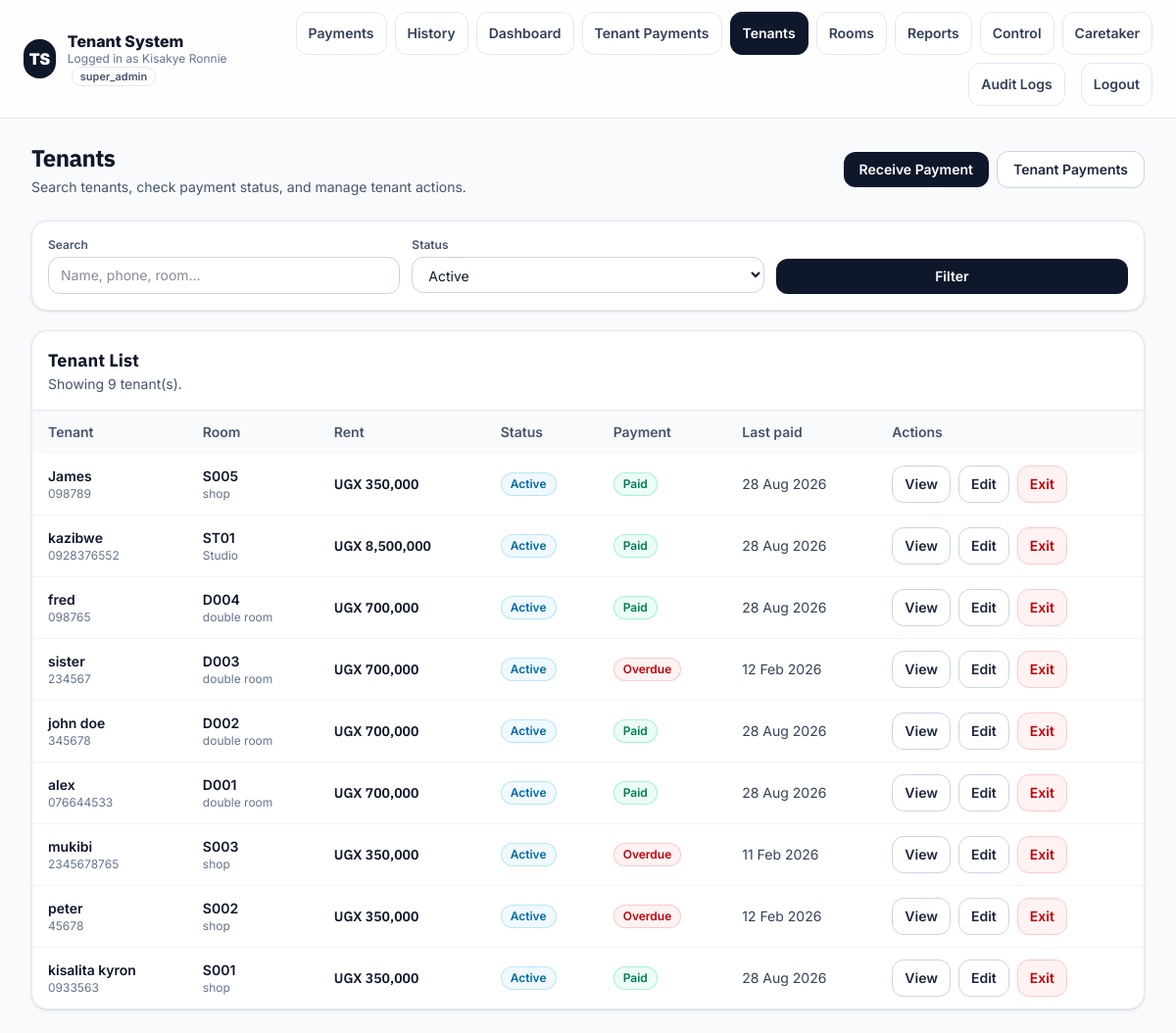
The app's page /public/tenants.php (signed in), older data.
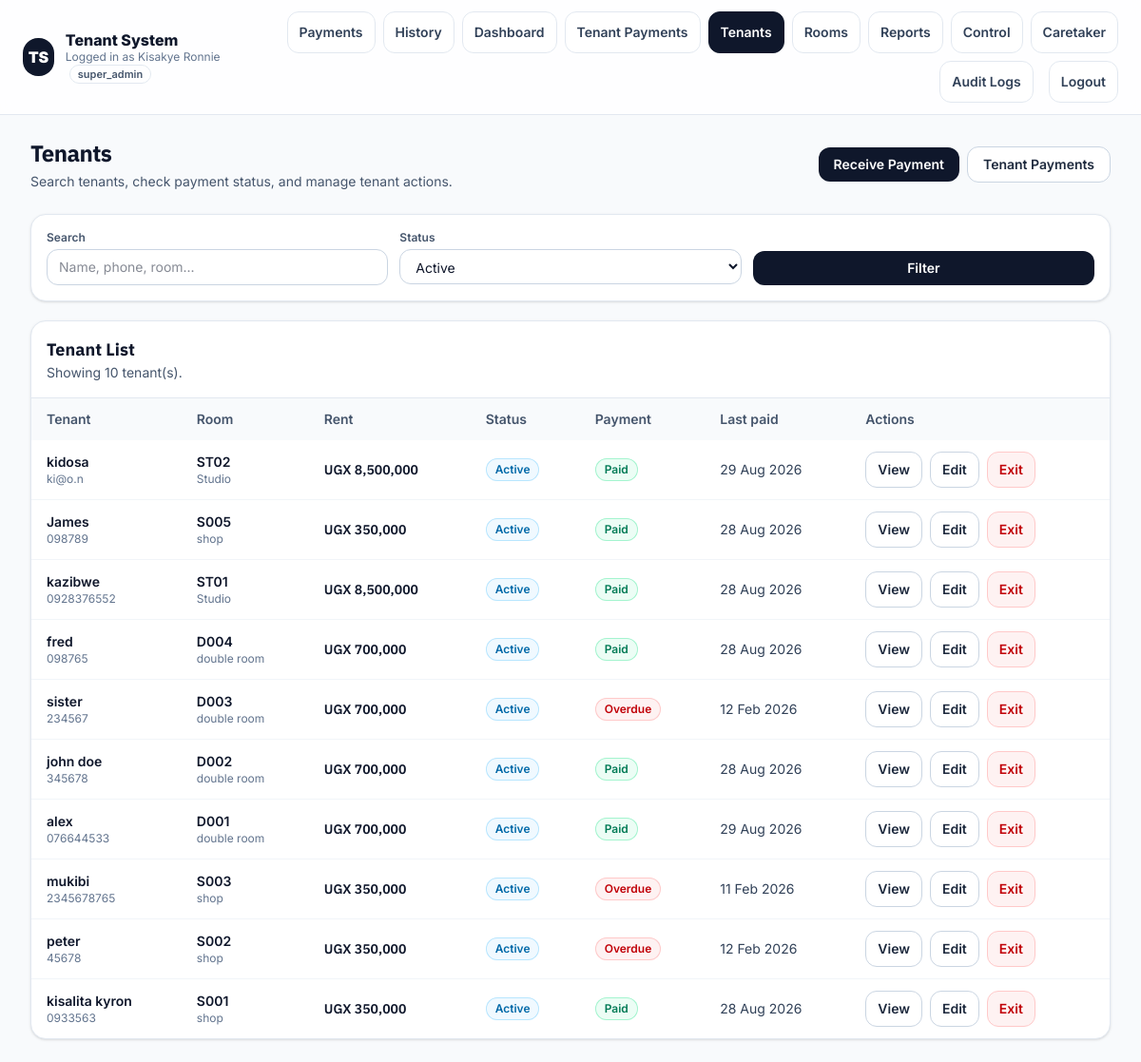
The same page, newer data.
### tables this page shows
CREATE TABLE "tenants" (
    id INTEGER PRIMARY KEY AUTOINCREMENT,

    admin_id INTEGER NOT NULL,
    room_id INTEGER,

    full_name TEXT NOT NULL,
    phone TEXT,
    email TEXT,

    move_in_date DATE,
    exit_date DATE,

    status TEXT DEFAULT 'active',

    rent_due_date DATE,
    rent_due_day INTEGER,
    monthly_rent REAL,

    created_at DATETIME,
    updated_at DATETIME
);

### core/helpers.php (called while the page is built, shortened)
<?php
if (!function_exists('e')) {
    function e($v): string
    {
        return htmlspecialchars((string)($v ?? ''), ENT_QUOTES | ENT_SUBSTITUTE, 'UTF-8');
    }
}
?>

### public/tenants.php (the view, shortened to what the changed rows need)
<?php
require_once __DIR__ . '/../core/bootstrap.php';
$admin_id = (int) $_SESSION['admin_id'];
$status  = (string)($_GET['status'] ?? 'active');
function money($v): string { return number_format((float)$v, 0); }
function paymentStatus(array $t): string
{
    if ((float)$t['paid_this_month'] >= (float)$t['effective_rent']) {
        return 'Paid';
    }
    $day = (int)date('d');
    return $day > 5 ? 'Overdue' : 'Due';
}
function chip(string $label, string $tone): string
{
    $map = [
        'slate' => 'bg-slate-100 text-slate-700 ring-slate-200',
        'green' => 'bg-emerald-50 text-emerald-700 ring-emerald-200',
        'amber' => 'bg-amber-50 text-amber-700 ring-amber-200',
        'red'   => 'bg-red-50 text-red-700 ring-red-200',
        'blue'  => 'bg-sky-50 text-sky-700 ring-sky-200',
    ];
    $cls = $map[$tone] ?? $map['slate'];
    return '<span class="inline-flex items-center rounded-full px-2.5 py-1 text-xs font-semibold ring-1 ring-inset '.$cls.'">'.e($label).'</span>';
}
$sql = "
SELECT
    t.id AS tenant_id,
    t.full_name,
    t.phone,
    t.status AS tenant_status,
    t.created_at,
    r.room_number,
    r.monthly_rent AS room_rent_override,
    rt.name AS room_type,
    COALESCE(r.monthly_rent, rt.default_monthly_rent) AS effective_rent,
    MAX(p.payment_date) AS last_payment_date,
    COALESCE(SUM(
        CASE
            WHEN strftime('%Y-%m', p.payment_date) = strftime('%Y-%m', 'now')
            THEN p.amount
            ELSE 0
        END
    ), 0) AS paid_this_month
FROM tenants t
JOIN rooms r ON r.id = t.room_id
JOIN room_types rt ON rt.id = r.room_type_id
LEFT JOIN payments p ON p.tenant_id = t.id
WHERE t.admin_id = :admin_id
";
$params = ['admin_id' => $admin_id];
if ($status !== 'all' && in_array($status, ['active','exited'], true)) {
    $sql .= " AND t.status = :status ";
    $params['status'] = $status;
}
$sql .= "
GROUP BY t.id
ORDER BY t.created_at DESC
";
$stmt = $pdo->prepare($sql);
$stmt->execute($params);
$tenants = $stmt->fetchAll(PDO::FETCH_ASSOC) ?: [];
function lastPaidLabel(?string $date): string
{
    $ts = strtotime($date);
    return date('d M Y', $ts);
}
?>
<!doctype html>
<html lang="en">
<head>
  <link rel="stylesheet" href="assets/css/tailwind.css">
</head>
<body class="min-h-screen bg-slate-50 text-slate-900">
  <main class="mx-auto max-w-7xl px-4 sm:px-6 lg:px-8 py-6">
    <div class="mb-6 flex flex-col gap-3 sm:flex-row sm:items-center sm:justify-between">
      <div>
        <h1 class="text-2xl font-bold tracking-tight font-alt">Tenants</h1>
      </div>
    </div>
    <div class="rounded-2xl border border-slate-200 bg-white shadow-sm overflow-hidden">
      <div class="px-4 py-4 border-b border-slate-200 flex items-center justify-between">
        <div>
          <h2 class="text-lg font-bold font-alt">Tenant List</h2>
          <p class="text-sm text-slate-600">
            Showing <?= (int)count($tenants) ?> tenant(s).
          </p>
        </div>
      </div>
      <div class="overflow-x-auto">
        <table class="min-w-full text-sm">
          <thead class="bg-slate-50 text-slate-600">
            <tr>
              <th class="px-4 py-3 text-left font-semibold">Tenant</th>
              <th class="px-4 py-3 text-left font-semibold">Room</th>
              <th class="px-4 py-3 text-left font-semibold">Rent</th>
              <th class="px-4 py-3 text-left font-semibold">Status</th>
              <th class="px-4 py-3 text-left font-semibold">Payment</th>
              <th class="px-4 py-3 text-left font-semibold">Last paid</th>
              <th class="px-4 py-3 text-left font-semibold">Actions</th>
            </tr>
          </thead>
          <tbody class="divide-y divide-slate-100">
            <?php foreach ($tenants as $t): ?>
              <?php
                $tenantIdRow = (int)$t['tenant_id'];
                $payStatus = paymentStatus($t);
                $tenantChip = ($t['tenant_status'] === 'active')
                    ? chip('Active', 'blue')
                    : chip('Exited', 'slate');
                $payChip = match ($payStatus) {
                    'Paid' => chip('Paid', 'green'),
                    'Due' => chip('Due', 'amber'),
                    default => chip('Overdue', 'red'),
                };
              ?>
              <tr class="hover:bg-slate-50">
                <td class="px-4 py-3">
                  <div class="font-semibold"><?= e($t['full_name'] ?? '') ?></div>
                  <div class="text-xs text-slate-500"><?= e($t['phone'] ?? '') ?></div>
                </td>
                <td class="px-4 py-3">
                  <div class="font-semibold"><?= e($t['room_number'] ?? '') ?></div>
                  <div class="text-xs text-slate-500"><?= e($t['room_type'] ?? '') ?></div>
                </td>
                <td class="px-4 py-3 font-semibold font-alt">
                  UGX <?= e(money($t['effective_rent'] ?? 0)) ?>
                </td>
                <td class="px-4 py-3"><?= $tenantChip ?></td>
                <td class="px-4 py-3">
                  <?= $payChip ?>
                </td>
                <td class="px-4 py-3 text-slate-700">
                  <?= e(lastPaidLabel($t['last_payment_date'] ?? null)) ?>
                </td>
                <td class="px-4 py-3">
                  <div class="flex flex-wrap gap-2">
                    <a class="inline-flex items-center rounded-xl border border-slate-300 bg-white px-3 py-2 text-sm font-semibold text-slate-800 hover:bg-slate-50"
                       href="tenant_view.php?id=<?= $tenantIdRow ?>">
                      View
                    </a>
                    <a class="inline-flex items-center rounded-xl border border-slate-300 bg-white px-3 py-2 text-sm font-semibold text-slate-800 hover:bg-slate-50"
                       href="tenant_edit.php?id=<?= $tenantIdRow ?>">
                      Edit
                    </a>
                    <?php if (($t['tenant_status'] ?? '') === 'active'): ?>
                      <a class="inline-flex items-center rounded-xl border border-red-200 bg-red-50 px-3 py-2 text-sm font-semibold text-red-700 hover:bg-red-100"
                         href="tenant_exit.php?id=<?= $tenantIdRow ?>"
                         onclick="return confirm('Exit this tenant?')">
                        Exit
                      </a>
                    <?php endif; ?>
                  </div>
                </td>
              </tr>
            <?php endforeach; ?>
          </tbody>
        </table>
      </div>
    </div>
  </main>
</body>
</html>

Row changes from the older to the newer data that the page shows:
added tenants: full_name "kidosa", phone "ki@o.n", room_number "ST02", room_type "Studio", effective_rent "8,500,000", label "Active Paid", last_payment_date "29 Aug 2026"
changed tenants "alex": last_payment_date "28 Aug 2026" → "29 Aug 2026"
Text that changed along with them:
count($tenants): "9" → "10"
